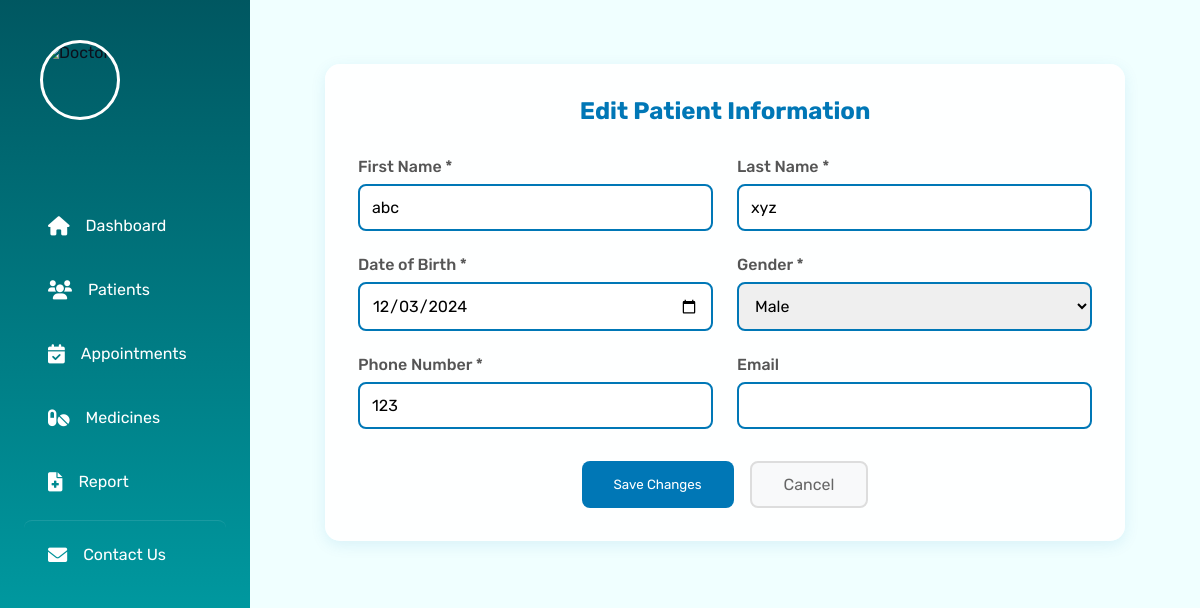
The page /patient/6/edit/ (signed in) on the database its author committed.
### patients/models.py (models this page shows, shortened)
class Patient(models.Model):
    GENDER_CHOICES = [
        ('M', 'Male'),
        ('F', 'Female'),
        ('O', 'Other'),
    ]
    BLOOD_GROUP_CHOICES = [
        ('A+', 'A+'),
        ('A-', 'A-'),
        ('B+', 'B+'),
        ('B-', 'B-'),
        ('AB+', 'AB+'),
        ('AB-', 'AB-'),
        ('O+', 'O+'),
        ('O-', 'O-'),
    ]
    STATUS_CHOICES = [
        ('active', 'Active'),
        ('inactive', 'Inactive'),
        ('pending', 'Pending'),
    ]
    first_name = models.CharField(max_length=100)
    last_name = models.CharField(max_length=100)
    date_of_birth = models.DateField()
    gender = models.CharField(max_length=1, choices=GENDER_CHOICES)
    phone_number = models.CharField(max_length=15)
    email = models.EmailField(blank=True, null=True)
    address = models.TextField(blank=True, null=True)
    blood_group = models.CharField(max_length=3, choices=BLOOD_GROUP_CHOICES, blank=True, null=True)
    status = models.CharField(max_length=10, choices=STATUS_CHOICES, default='active')
    created_at = models.DateTimeField(auto_now_add=True)
    updated_at = models.DateTimeField(auto_now=True)
    class Meta:
        ordering = ['-created_at']

### patients/views.py (the view, shortened to what this page needs)
# urls.py: path('patient/<int:patient_id>/edit/', views.patient_edit, name='patient_edit'),
@login_required
def patient_edit(request, patient_id):
    patient = get_object_or_404(Patient, id=patient_id)
    context = {
        'patient': patient,
        'page_title': f'Edit Patient: {patient.first_name} {patient.last_name}'
    }
    return render(request, 'patients/patient_edit.html', context)

### patients/templates/patients/patient_edit.html (shortened to what this page needs)
{% extends 'patients/base.html' %}
{% block content %}
<div class="edit-container glass-effect">
    <h2 class="form-title">Edit Patient Information</h2>
    <form method="POST" class="edit-form">
        <div class="form-grid">
            <div class="form-group">
                <label for="first_name">First Name *</label>
                <input type="text"
                       id="first_name"
                       name="first_name"
                       value="{{ patient.first_name }}"
                       required>
            </div>
            <div class="form-group">
                <label for="last_name">Last Name *</label>
                <input type="text"
                       id="last_name"
                       name="last_name"
                       value="{{ patient.last_name }}"
                       required>
            </div>
            <div class="form-group">
                <label for="date_of_birth">Date of Birth *</label>
                <input type="date"
                       id="date_of_birth"
                       name="date_of_birth"
                       value="{{ patient.date_of_birth|date:'Y-m-d' }}"
                       required>
            </div>
            <div class="form-group">
                <label for="gender">Gender *</label>
                <select id="gender" name="gender" required>
                    <option value="M" {% if patient.gender == 'M' %}selected{% endif %}>Male</option>
                </select>
            </div>
            <div class="form-group">
                <label for="phone_number">Phone Number *</label>
                <input type="tel"
                       id="phone_number"
                       name="phone_number"
                       value="{{ patient.phone_number }}"
                       required>
            </div>
            <div class="form-group">
                <label for="email">Email</label>
                <input type="email"
                       id="email"
                       name="email"
                       value="{{ patient.email }}">
            </div>
        </div>
        <div class="form-actions">
            <button type="submit" class="btn-save">Save Changes</button>
            <a href="{% url 'patients:patient_detail' patient.id %}" class="btn-cancel">Cancel</a>
        </div>
    </form>
</div>
{% endblock %}

### patients/templates/patients/base.html (style rules this page uses)
:root { --primary-color: hsl(182, 100%, 35%); --primary-light: hsl(182, 100%, 45%); --secondary-color: hsl(186, 100%, 19%); --white: hsl(0, 0%, 100%); --light-bg: hsl(180, 100%, 97%); --text-dark: hsl(222, 44%, 8%); --text-light: hsl(0, 0%, 60%); --shadow-1: 0px 2px 20px hsla(209, 36%, 72%, 0.2); --shadow-2: 0 0 20px hsla(182, 100%, 35%, 0.1); --radius-12: 12px; --radius-4: 4px; --transition: all 0.3s ease; }
* { margin: 0; padding: 0; box-sizing: border-box; font-family: 'Rubik', sans-serif; }
body { background-color: var(--light-bg); color: var(--text-dark); }
.glass-effect { background: rgba(255, 255, 255, 0.1); backdrop-filter: blur(10px); border: 1px solid rgba(255, 255, 255, 0.2); }

### patients/templates/patients/patient_edit.html (style rules this page uses)
.edit-container { max-width: 800px; margin: 2rem auto; padding: 2rem; border-radius: 15px; background: rgba(255, 255, 255, 0.9); box-shadow: 0 4px 15px rgba(0, 119, 182, 0.1); }
.form-title { color: #0077B6; margin-bottom: 2rem; text-align: center; }
.form-grid { display: grid; grid-template-columns: repeat(2, 1fr); gap: 1.5rem; }
.form-group { display: flex; flex-direction: column; gap: 0.5rem; }
.form-group label { color: #555; font-weight: 500; }
.form-group input, .form-group select { padding: 0.75rem; border: 2px solid #0077B6; border-radius: 8px; font-size: 1rem; transition: all 0.3s ease; }
.form-actions { margin-top: 2rem; display: flex; gap: 1rem; justify-content: center; }
.btn-save { background: #0077B6; color: white; padding: 0.75rem 2rem; border: none; border-radius: 8px; cursor: pointer; transition: all 0.3s ease; }
.btn-cancel { background: #f8f9fa; color: #666; padding: 0.75rem 2rem; border: 2px solid #ddd; border-radius: 8px; text-decoration: none; transition: all 0.3s ease; }

### rows shown on the page
Patient: first_name "abc", last_name "xyz", date_of_birth "12/03/2024", gender "Male", phone_number "123"
